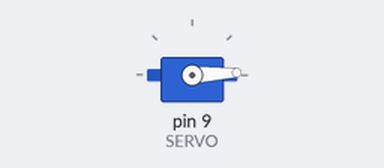
Bench run of a sketch on a simulated Arduino Uno, built with avr-gcc and run on an emulated ATmega328P. On the bench: servo.

Above: at 0.05 s.
At 0.9 s:
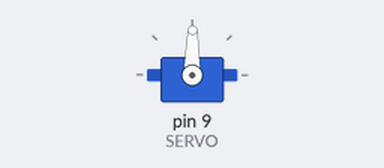
At 1.75 s:
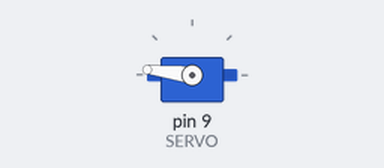
At 3.45 s:
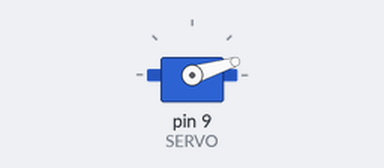
Timing chart, 0 to 8.3 s (numbered marks = the images above):
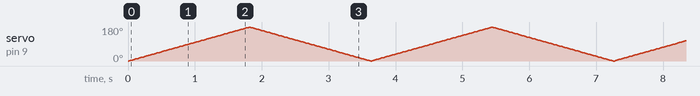

The sketch:

ControlServo.ino
```cpp
#include <Servo.h>

const int SERVO = 9;

Servo myServo;
int val = 0;

void setup()
{
    myServo.attach(SERVO);
}

void loop()
{
    val = map(val, 0, 1023, 0, 179);

    // Turning counter-clockwise from 0 to 180 degrees

    for (val; val < 180; val++) {
        myServo.write(val);
        delay(10);
    }

    val--;

    // Turning clockwise from 180 to 0 degrees

    for (val; val >= 0; val--) {
        myServo.write(val);
        delay(10);
    }

}
```
